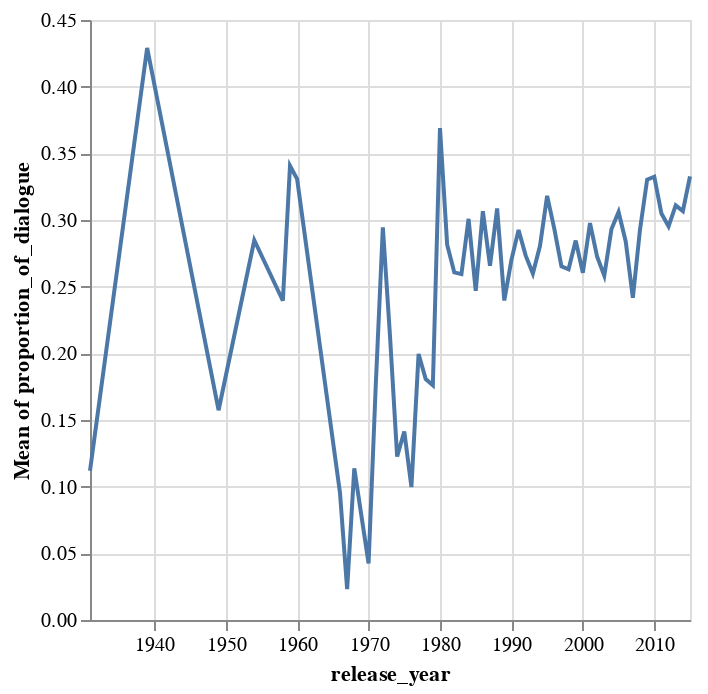

The code cell stored with this chart in its notebook:
### Code cell
alt.Chart(movies_women).mark_line().encode(
    x="release_year:T",
    y=alt.Y("mean(proportion_of_dialogue):Q")#.scale(domain=(1980, 2015))
)

### Figure 1 — Vega specification as saved in the notebook (floating-point values rounded to 4 significant figures)
{"$schema": "https://vega.github.io/schema/vega/v5.json", "data": [{"name": "source_0", "values": [{"mean_proportion_of_dialogue": 0.3303, "release_year": "2009-01-01T00:00:00.000"}, {"mean_proportion_of_dialogue": 0.2846, "release_year": "1999-01-01T00:00:00.000"}, {"mean_proportion_of_dialogue": 0.311, "release_year": "2013-01-01T00:00:00.000"}, {"mean_proportion_of_dialogue": 0.3325, "release_year": "2010-01-01T00:00:00.000"}, {"mean_proportion_of_dialogue": 0.2417, "release_year": "2007-01-01T00:00:00.000"}, {"mean_proportion_of_dialogue": 0.2733, "release_year": "1992-01-01T00:00:00.000"}, {"mean_proportion_of_dialogue": 0.2977, "release_year": "2001-01-01T00:00:00.000"}, {"mean_proportion_of_dialogue": 0.1137, "release_year": "1968-01-01T00:00:00.000"}, {"mean_proportion_of_dialogue": 0.2928, "release_year": "2008-01-01T00:00:00.000"}, {"mean_proportion_of_dialogue": 0.3067, "release_year": "2014-01-01T00:00:00.000"}, {"mean_proportion_of_dialogue": 0.2724, "release_year": "2002-01-01T00:00:00.000"}, {"mean_proportion_of_dialogue": 0.2604, "release_year": "2000-01-01T00:00:00.000"}, {"mean_proportion_of_dialogue": 0.2658, "release_year": "1987-01-01T00:00:00.000"}, {"mean_proportion_of_dialogue": 0.3049, "release_year": "2011-01-01T00:00:00.000"}, {"mean_proportion_of_dialogue": 0.2839, "release_year": "2006-01-01T00:00:00.000"}, {"mean_proportion_of_dialogue": 0.2607, "release_year": "1982-01-01T00:00:00.000"}, {"mean_proportion_of_dialogue": 0.263, "release_year": "1998-01-01T00:00:00.000"}, {"mean_proportion_of_dialogue": 0.2396, "release_year": "1989-01-01T00:00:00.000"}, {"mean_proportion_of_dialogue": 0.306, "release_year": "2005-01-01T00:00:00.000"}, {"mean_proportion_of_dialogue": 0.2582, "release_year": "2003-01-01T00:00:00.000"}, {"mean_proportion_of_dialogue": 0.3009, "release_year": "1984-01-01T00:00:00.000"}, {"mean_proportion_of_dialogue": 0.2469, "release_year": "1985-01-01T00:00:00.000"}, {"mean_proportion_of_dialogue": 0.3086, "release_year": "1988-01-01T00:00:00.000"}, {"mean_proportion_of_dialogue": 0.2599, "release_year": "1993-01-01T00:00:00.000"}, {"mean_proportion_of_dialogue": 0.2652, "release_year": "1997-01-01T00:00:00.000"}, {"mean_proportion_of_dialogue": 0.2807, "release_year": "1994-01-01T00:00:00.000"}, {"mean_proportion_of_dialogue": 0.369, "release_year": "1980-01-01T00:00:00.000"}, {"mean_proportion_of_dialogue": 0.2931, "release_year": "2004-01-01T00:00:00.000"}, {"mean_proportion_of_dialogue": 0.176, "release_year": "1979-01-01T00:00:00.000"}, {"mean_proportion_of_dialogue": 0.3065, "release_year": "1986-01-01T00:00:00.000"}, {"mean_proportion_of_dialogue": 0.2129, "release_year": "1973-01-01T00:00:00.000"}, {"mean_proportion_of_dialogue": 0.3327, "release_year": "2015-01-01T00:00:00.000"}, {"mean_proportion_of_dialogue": 0.2953, "release_year": "2012-01-01T00:00:00.000"}, {"mean_proportion_of_dialogue": 0.1995, "release_year": "1977-01-01T00:00:00.000"}, {"mean_proportion_of_dialogue": 0.2815, "release_year": "1981-01-01T00:00:00.000"}, {"mean_proportion_of_dialogue": 0.3181, "release_year": "1995-01-01T00:00:00.000"}, {"mean_proportion_of_dialogue": 0.2701, "release_year": "1990-01-01T00:00:00.000"}, {"mean_proportion_of_dialogue": 0.2926, "release_year": "1991-01-01T00:00:00.000"}, {"mean_proportion_of_dialogue": 0.2935, "release_year": "1996-01-01T00:00:00.000"}, {"mean_proportion_of_dialogue": 0.1226, "release_year": "1974-01-01T00:00:00.000"}, {"mean_proportion_of_dialogue": 0.2944, "release_year": "1972-01-01T00:00:00.000"}, {"mean_proportion_of_dialogue": 0.2594, "release_year": "1983-01-01T00:00:00.000"}, {"mean_proportion_of_dialogue": 0.0952, "release_year": "1966-01-01T00:00:00.000"}, {"mean_proportion_of_dialogue": 0.1119, "release_year": "1931-01-01T00:00:00.000"}, {"mean_proportion_of_dialogue": 0.1807, "release_year": "1978-01-01T00:00:00.000"}, {"mean_proportion_of_dialogue": 0.1414, "release_year": "1975-01-01T00:00:00.000"}, {"mean_proportion_of_dialogue": 0.09967, "release_year": "1976-01-01T00:00:00.000"}, {"mean_proportion_of_dialogue": 0.04245, "release_year": "1970-01-01T00:00:00.000"}, {"mean_proportion_of_dialogue": 0.429, "release_year": "1939-01-01T00:00:00.000"}, {"mean_proportion_of_dialogue": 0.2848, "release_year": "1954-01-01T00:00:00.000"}, {"mean_proportion_of_dialogue": 0.3306, "release_year": "1960-01-01T00:00:00.000"}, {"mean_proportion_of_dialogue": 0.3406, "release_year": "1959-01-01T00:00:00.000"}, {"mean_proportion_of_dialogue": 0.02311, "release_year": "1967-01-01T00:00:00.000"}, {"mean_proportion_of_dialogue": 0.1573, "release_year": "1949-01-01T00:00:00.000"}, {"mean_proportion_of_dialogue": 0.2394, "release_year": "1958-01-01T00:00:00.000"}, {"mean_proportion_of_dialogue": 0.1753, "release_year": "1971-01-01T00:00:00.000"}], "transform": [{"type": "formula", "expr": "toDate(datum['release_year'])", "as": "release_year"}]}, {"name": "source_0_y_domain_mean_proportion_of_dialogue", "values": [{"min": 0.02311, "max": 0.429}]}], "marks": [{"type": "line", "name": "marks", "from": {"data": "source_0"}, "sort": {"field": "x"}, "encode": {"update": {"y": {"field": "mean_proportion_of_dialogue", "scale": "y"}, "defined": {"signal": "isValid(datum[\"release_year\"]) && isFinite(+datum[\"release_year\"]) && isValid(datum[\"mean_proportion_of_dialogue\"]) && isFinite(+datum[\"mean_proportion_of_dialogue\"])"}, "x": {"field": "release_year", "scale": "x"}, "stroke": {"value": "#4c78a8"}}}, "style": ["line"]}], "scales": [{"name": "x", "type": "time", "domain": {"data": "source_0", "field": "release_year"}, "range": [0, {"signal": "width"}]}, {"name": "y", "type": "linear", "domain": [{"signal": "(data(\"source_0_y_domain_mean_proportion_of_dialogue\")[0] || {}).min"}, {"signal": "(data(\"source_0_y_domain_mean_proportion_of_dialogue\")[0] || {}).max"}], "range": [{"signal": "height"}, 0], "nice": true, "zero": true}], "axes": [{"scale": "x", "tickCount": {"signal": "ceil(width/40)"}, "ticks": false, "domain": false, "orient": "bottom", "gridScale": "y", "minExtent": 0, "labels": false, "aria": false, "zindex": 0, "grid": true, "maxExtent": 0}, {"scale": "y", "labels": false, "orient": "left", "domain": false, "ticks": false, "zindex": 0, "grid": true, "gridScale": "x", "aria": false, "maxExtent": 0, "minExtent": 0, "tickCount": {"signal": "ceil(height/40)"}}, {"scale": "x", "zindex": 0, "labelOverlap": true, "title": "release_year", "orient": "bottom", "grid": false, "labelFlush": true, "tickCount": {"signal": "ceil(width/40)"}}, {"scale": "y", "labelOverlap": true, "grid": false, "tickCount": {"signal": "ceil(height/40)"}, "zindex": 0, "orient": "left", "title": "Mean of proportion_of_dialogue"}], "style": "cell", "padding": 5, "width": 300, "background": "white", "height": 300}
